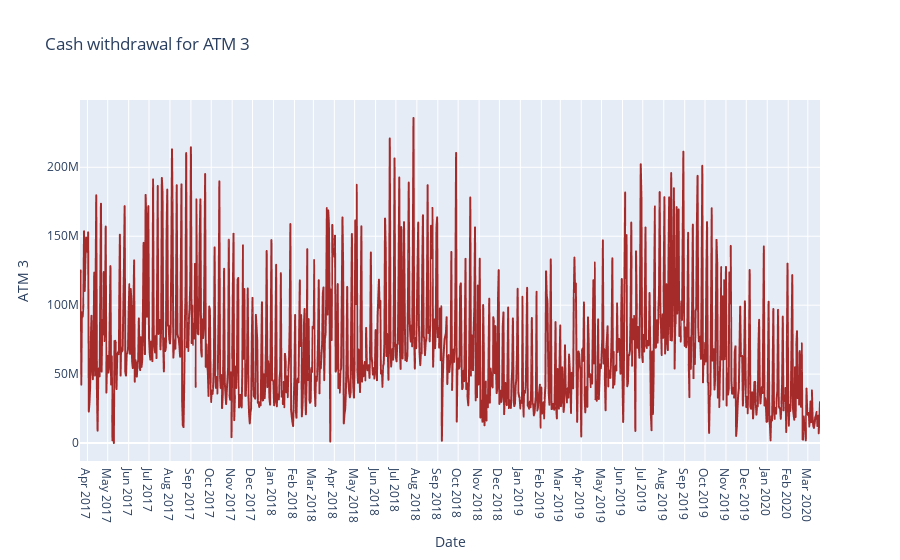

The notebook cell this image was saved under:
### Code cell
fig = px.line(data_df,y="ATM 3", title="Cash withdrawal for ATM 3")
fig.update_traces(line_color="brown")
fig.update_xaxes(
    dtick="M1",  
    tickformat="%b %Y", 
    tickmode="linear"  
)
fig.show()

### Figure 1 — Plotly figure (JSON) as saved in the notebook; plotly's stock layout.template omitted (floating-point values rounded to 4 significant figures; data arrays with more than 128 entries replaced by an {"elided": "..."} marker saying what was removed)
{"data": [{"hovertemplate": "Date=%{x}<br>ATM 3=%{y}<extra></extra>", "legendgroup": "", "line": {"color": "brown", "dash": "solid"}, "marker": {"symbol": "circle"}, "mode": "lines", "name": "", "showlegend": false, "type": "scattergl", "x": {"elided": "1095 str values"}, "xaxis": "x", "y": {"elided": "1095 float values"}, "yaxis": "y"}], "layout": {"legend": {"tracegroupgap": 0}, "title": {"text": "Cash withdrawal for ATM 3"}, "xaxis": {"anchor": "y", "domain": [0, 1], "dtick": "M1", "tickformat": "%b %Y", "tickmode": "linear", "title": {"text": "Date"}}, "yaxis": {"anchor": "x", "domain": [0, 1], "title": {"text": "ATM 3"}}}}
